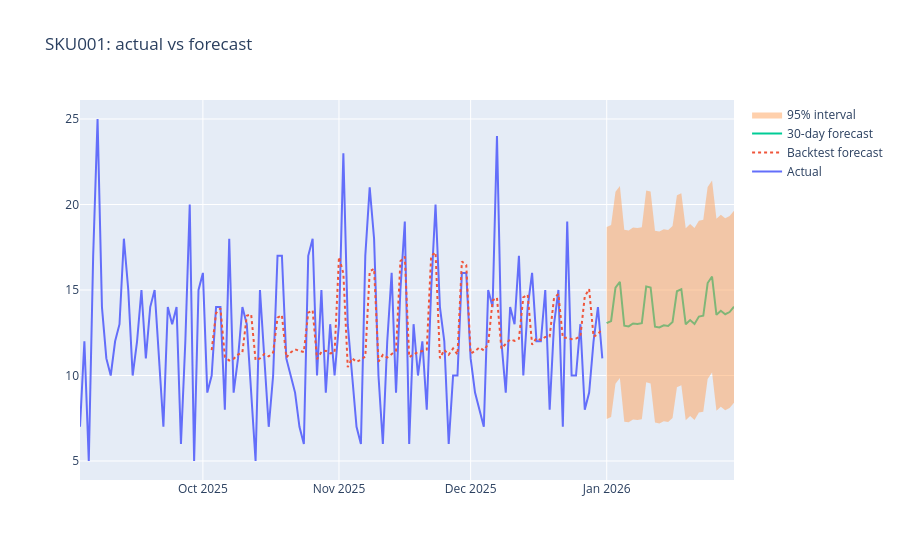

The notebook cell saved with this chart:
### Code cell
sku = "SKU001"
d = fc[fc.sku == sku]
import plotly.graph_objects as go
f = go.Figure()
h = d[d.type.isin(["history","backtest"])]
f.add_scatter(x=h.date, y=h.actual, name="Actual")
b = d[d.type=="backtest"]; f.add_scatter(x=b.date, y=b.forecast, name="Backtest forecast", line=dict(dash="dot"))
u = d[d.type=="future"]; f.add_scatter(x=u.date, y=u.forecast, name="30-day forecast")
f.add_scatter(x=u.date, y=u.upper, line=dict(width=0), showlegend=False)
f.add_scatter(x=u.date, y=u.lower, fill="tonexty", line=dict(width=0), name="95% interval")
f.update_layout(title=f"{sku}: actual vs forecast"); f.show()
